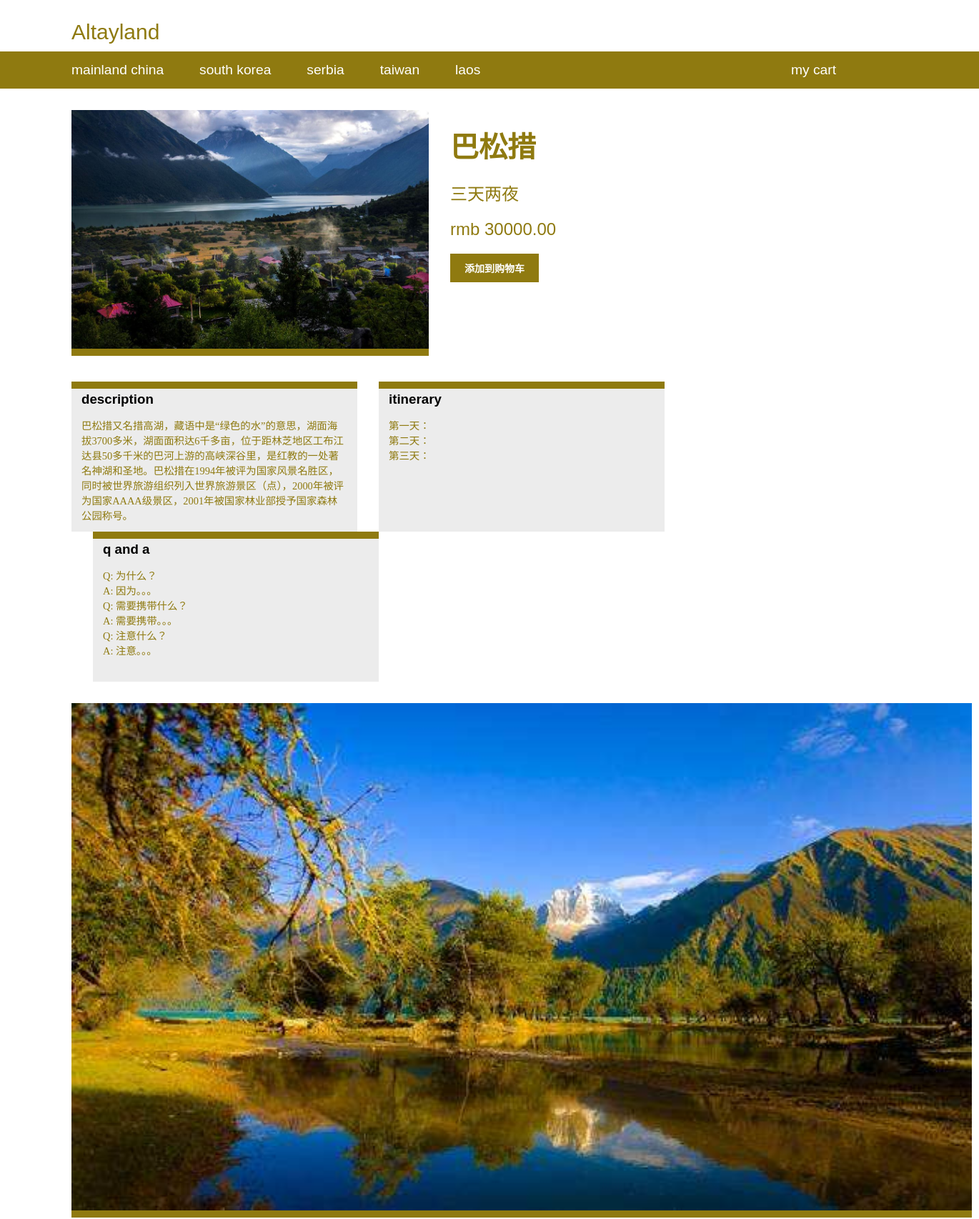
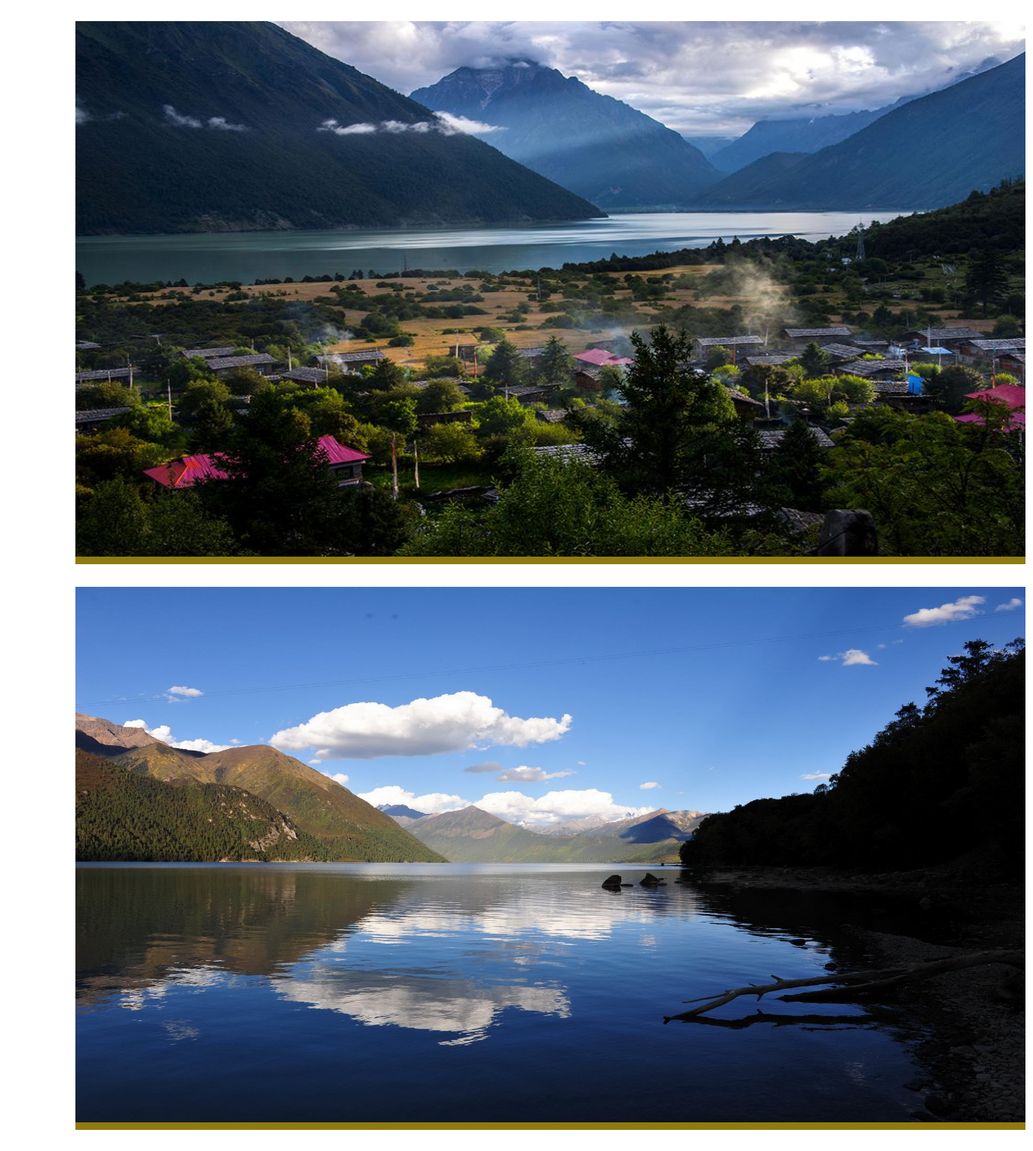
The page /5/ba-song-cuo/ (upper part) on the database its author committed (2 pictures, top to bottom).
### shop/models.py (models this page shows, shortened)
class Product(models.Model):
    name = models.CharField(max_length=300, db_index=True)
    slug = models.SlugField(max_length=320, db_index=True)
    price = models.DecimalField(max_digits=10, decimal_places=2)
    period = models.CharField(max_length=25)                                        # 旅行時間
    main_image = models.ImageField(upload_to='products/main')                   # 顯示產品主要圖片（只顯示1張）
    available = models.BooleanField(default=True)
    created = models.DateTimeField(auto_now_add=True)
    update = models.DateTimeField(auto_now=True)
    category = models.ForeignKey(Category, related_name='products')
    description = models.TextField()
    itinerary = models.TextField()                                                  # 旅行路線
    q_and_a = models.TextField(blank=True)                                          # 常見問題Q&A
    class Meta:
        ordering = ('name',)
        index_together = (('id', 'slug'), )

class ProductImage(models.Model):
    product = models.ForeignKey(Product, related_name='images')                     # 每一個產品可以有多張其他的圖片
    image = models.ImageField(upload_to='products/detail', blank=True)     # 可以用於顯示產品的詳細圖片

### shop/views.py (the view)
# urls.py: url(r'^(?P<id>\d+)/(?P<slug>[-\w]+)/$', views.product_detail, name='product_detail'),
def product_detail(request, id, slug):
    product = get_object_or_404(Product, id=id, slug=slug, available=True)
    cart_product_form = CartAddProductForm()
    return render(request, 'shop/product/detail.html', {'product':product, 'cart_product_form':cart_product_form})

### mycart/forms.py
class CartAddProductForm(forms.Form):
    quantity = forms.TypedChoiceField(choices=PRODUCT_QUANTITY_CHOICES, coerce=int)
    update = forms.BooleanField(required=False, initial=False, widget=forms.HiddenInput)

### shop/templates/shop/product/detail.html (shortened to what this page needs)
{% extends 'shop/base.html' %}
{% block content %}
    <div id="main">
        <div id="main-pic">
            <img src="{{ product.main_image.url }}">
        </div>
        <div id="middle-part">
            <div id="product-name">{{ product.name }}</div>
            <div id="product-period">{{ product.period }}</div>
            <div id="product-price">rmb {{ product.price }}</div>
            <form action="{% url 'mycart:cart_add' product.id %}" method="post">
				<div id="selectbar">
					<input type='submit' id="addToCart" value='添加到购物车'>
				</div>
            </form>
        </div>
    </div>
    <div id="text-detail">
       <div class="info-box" id="description">
           <h3>description</h3>
           <p>{{ product.description|linebreaks }}</p>
       </div>
       <div class="info-box" id="itinerary">
           <h3>itinerary</h3>
           <p>{{ product.itinerary|linebreaks }}</p>
       </div>
       <div class="info-box" id="q_and_a">
           <h3>q and a</h3>
           <p>{{ product.q_and_a|linebreaks }}</p>
       </div>
    </div>
    <div id="pic-detail">
        {% for pic in product.images.all %}
            <img src="{{ pic.image.url }}">
        {% endfor %}
    </div>
{% endblock %}

### shop/static/css/base.css (style rules this page uses)
body { margin: 0; padding: 0; font-family: DaxCompact-Regular, Ubuntu, consolas, sans-serif; color: rgb(143, 122, 16); }
#main { padding: 30px 100px; height: 350px; }
#main #main-pic { float: left; padding-right: 30px; }
#main #main-pic img { width: 500px; margin-bottom: 3px; border-bottom: solid 10px rgb(143, 122, 16); }
#main #middle-part { float: left; width: 300px; height: 350px; }
#main #middle-part #product-name, h1 { font-family: 明兰_Mono, Ubuntu, sans-serif; font-size: 2.5em; padding-top: 20px; font-weight: bold; }
#main #middle-part #product-period { font-family: Ubuntu, sans-serif; font-size: 1.5em; padding-top: 20px; }
#main #middle-part #product-price { font-family: Ubuntu, sans-serif; font-size: 1.5em; padding-top: 20px; padding-bottom: 20px; }
#text-detail { padding: 0px 100px; }
#text-detail .info-box { width: 400px; height: 200px; float: left; border-top: solid 10px rgb(143, 122, 16); background: #ececec; overflow: auto; }
#text-detail #itinerary { margin-left: 30px; }
#text-detail #q_and_a { margin-left: 30px; }
#text-detail .info-box h3 { margin: 4px 14px 14px 14px; color: black; font-family: DaxCompact-Regular, Ubuntu, consolas, sans-serif; }
#text-detail .info-box p { margin: 4px 14px 14px 14px; font-size: 0.9em; font-family: "冬青黑体简体中文 W3" ; }
#pic-detail img { margin-left: 100px; margin-top: 30px; border-bottom: solid 10px rgb(143, 122, 16); width: 1260px; height: 710px; }
input, textarea { clear: both; margin: 0 0 10px; background: #efefef; border: 0; padding: 6px 10px; font-size: 14px; }
input[type=submit], .button { font-weight: bold; background: rgb(143, 122, 16); color: #fff; padding: 10px 20px; font-size: 14px; text-transform: uppercase; }

### rows shown on the page
Product: main_image (picture), name "巴松措", period "三天两夜", price "30000.00", description "巴松措又名措高湖，藏语中是“绿色的水”的意思，湖面海拔3700多米，湖面面积达6千多亩，位于距林芝地区工布江达县50多千米的巴河上游的高峡深谷里，是红教的一处著名神湖和圣地。巴松措在1994年被评为国家风景名胜区，同时被世界旅游组织列入世界旅游景区（点），2000年被评为国家AAAA级景区，2001年被国家林业部授予国家森林公园称号。", itinerary "第一天： 第二天： 第三天：", q_and_a "Q: 为什么？ A: 因为。。。 Q: 需要携带什么？ A: 需要携带。。。 Q: 注意什么？ A: 注意。。。"
ProductImage: image (picture)
ProductImage: image (picture)
ProductImage: image (picture)
